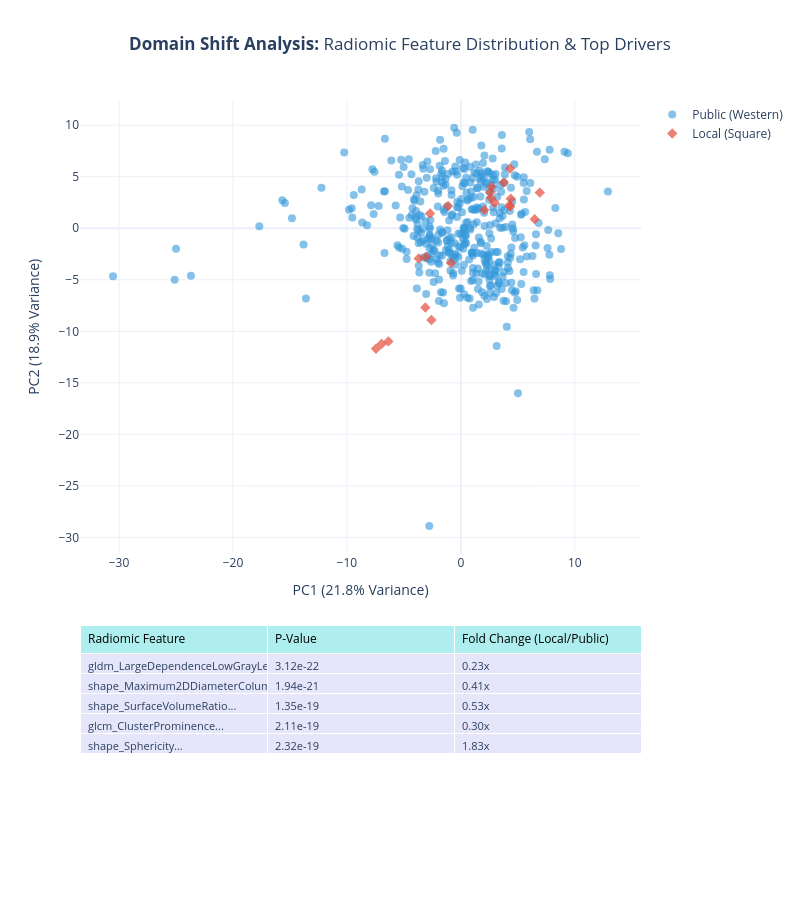

The notebook cell saved with this chart:
### Code cell
# ... (Previous code: Imports, Loading, PCA calculation) ...

import plotly.graph_objects as go
from plotly.subplots import make_subplots
import pandas as pd

print("\nGenerating Combo Plot (Scatter + Table)...")

# 1. Prepare Statistics Table Data
# We grab the top 5 most different features calculated earlier
top_stats = df_stats.head(5).copy()
# Format numbers for clean display
top_stats['P_Value'] = top_stats['P_Value'].apply(lambda x: f"{x:.2e}")
top_stats['Fold_Change'] = top_stats['Fold_Change'].apply(lambda x: f"{x:.2f}x")
# Rename columns for the table
table_headers = ['Radiomic Feature', 'P-Value', 'Fold Change (Local/Public)']
table_values = [
    top_stats['Feature'].str.replace('original_', '').str[:30] + '...', # Shorten names
    top_stats['P_Value'],
    top_stats['Fold_Change']
]

# 2. Create Subplot Layout (Row 1: Scatter, Row 2: Table)
fig = make_subplots(
    rows=2, cols=1,
    row_heights=[0.7, 0.3], # 70% Chart, 30% Table
    vertical_spacing=0.1,
    specs=[[{"type": "scatter"}],
           [{"type": "table"}]]
)

# 3. Add Scatter Plot (Row 1)
# Add Public
fig.add_trace(
    go.Scatter(
        x=pca_df[pca_df['Cohort']=='Public (Western)']['PC1'],
        y=pca_df[pca_df['Cohort']=='Public (Western)']['PC2'],
        mode='markers',
        name='Public (Western)',
        marker=dict(color='#3498db', size=8, opacity=0.6)
    ),
    row=1, col=1
)

# Add Local
fig.add_trace(
    go.Scatter(
        x=pca_df[pca_df['Cohort']=='Local (Square Hospital)']['PC1'],
        y=pca_df[pca_df['Cohort']=='Local (Square Hospital)']['PC2'],
        mode='markers',
        name='Local (Square)',
        marker=dict(color='#e74c3c', size=8, opacity=0.7, symbol='diamond')
    ),
    row=1, col=1
)

# 4. Add Table (Row 2)
fig.add_trace(
    go.Table(
        header=dict(
            values=table_headers,
            fill_color='paleturquoise',
            align='left',
            font=dict(size=12, color='black')
        ),
        cells=dict(
            values=table_values,
            fill_color='lavender',
            align='left',
            font=dict(size=11)
        )
    ),
    row=2, col=1
)

# 5. Update Layout
fig.update_layout(
    title_text="<b>Domain Shift Analysis:</b> Radiomic Feature Distribution & Top Drivers",
    title_x=0.5,
    height=900,
    width=800,
    showlegend=True,
    template="plotly_white",
    xaxis=dict(title=f"PC1 ({pca.explained_variance_ratio_[0]:.1%} Variance)"),
    yaxis=dict(title=f"PC2 ({pca.explained_variance_ratio_[1]:.1%} Variance)")
)

# Show & Save
fig.show()

output_html = "../Results/Figure_Radiomics_DomainShift_Combo.html"
output_png = "../Results/Figure_Radiomics_DomainShift_Combo.png"

fig.write_html(output_html)
print(f"Interactive Combo Chart saved to: {output_html}")

try:
    fig.write_image(output_png, scale=2)
    print(f"Static Combo Image saved to: {output_png}")
except:
    print("Install 'kaleido' to save static image.")

### Figure 1 — Plotly figure (JSON) as saved in the notebook; plotly's stock layout.template omitted (floating-point values rounded to 4 significant figures; data arrays with more than 128 entries replaced by an {"elided": "..."} marker saying what was removed)
{"data": [{"marker": {"color": "#3498db", "opacity": 0.6, "size": 8}, "mode": "markers", "name": "Public (Western)", "type": "scatter", "x": {"elided": "421 float values"}, "xaxis": "x", "y": {"elided": "421 float values"}, "yaxis": "y"}, {"marker": {"color": "#e74c3c", "opacity": 0.7, "size": 8, "symbol": "diamond"}, "mode": "markers", "name": "Local (Square)", "type": "scatter", "x": [4.266, 4.342, 6.93, 2.058, 4.314, -2.581, -2.704, 2.639, -6.963, 2.976, -6.36, 2.583, -3.696, 6.478, -3.113, -0.861, -7.449, 2.694, -3.068, 3.778, 4.378, -1.118], "xaxis": "x", "y": [2.221, 2.109, 3.46, 1.781, 5.799, -8.9, 1.427, 2.931, -11.24, 2.462, -10.98, 3.484, -2.933, 0.8847, -7.693, -3.368, -11.69, 4.018, -2.763, 4.447, 2.857, 2.156], "yaxis": "y"}, {"cells": {"align": "left", "fill": {"color": "lavender"}, "font": {"size": 11}, "values": [["gldm_LargeDependenceLowGrayLev...", "shape_Maximum2DDiameterColumn...", "shape_SurfaceVolumeRatio...", "glcm_ClusterProminence...", "shape_Sphericity..."], ["3.12e-22", "1.94e-21", "1.35e-19", "2.11e-19", "2.32e-19"], ["0.23x", "0.41x", "0.53x", "0.30x", "1.83x"]]}, "domain": {"x": [0, 1], "y": [0, 0.27]}, "header": {"align": "left", "fill": {"color": "paleturquoise"}, "font": {"color": "black", "size": 12}, "values": ["Radiomic Feature", "P-Value", "Fold Change (Local/Public)"]}, "type": "table"}], "layout": {"height": 900, "showlegend": true, "title": {"text": "<b>Domain Shift Analysis:</b> Radiomic Feature Distribution & Top Drivers", "x": 0.5}, "width": 800, "xaxis": {"anchor": "y", "domain": [0, 1], "title": {"text": "PC1 (21.8% Variance)"}}, "yaxis": {"anchor": "x", "domain": [0.37, 1], "title": {"text": "PC2 (18.9% Variance)"}}}}
